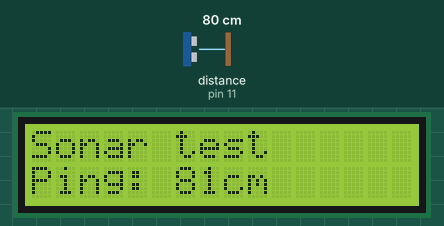
Recording of a sketch running on a simulated Arduino Uno, built with avr-gcc and run on an emulated ATmega328P. On the bench: 16×2 character LCD. The inputs (shaded band) are chosen by the test bench; at power-on: distance to the obstacle (sensor on pin 11) 80 cm. The echo pulse lasts 58.3 µs per cm.

Above: at 1.2 s.
1.3 s: distance to the obstacle (sensor on pin 11) set to 2 cm
At 2.4 s:
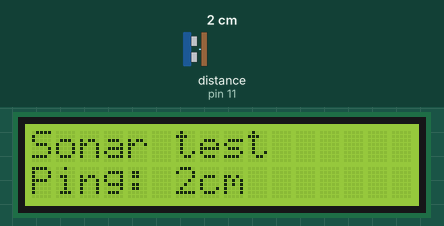
2.8 s: distance to the obstacle (sensor on pin 11) set to 4 cm
At 3.6 s:
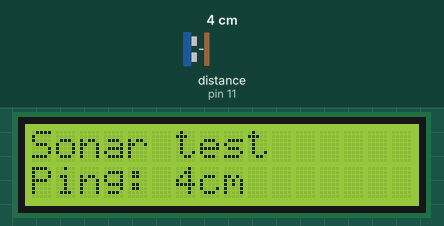
4.3 s: distance to the obstacle (sensor on pin 11) set to 9 cm
At 5.0 s:
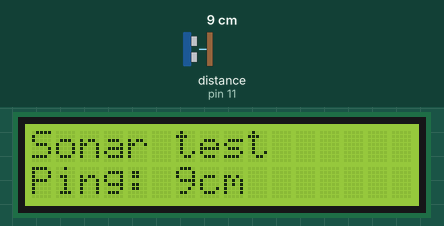
Timing chart, 0 to 7.3 s (numbered marks = the images above; inputs shaded):
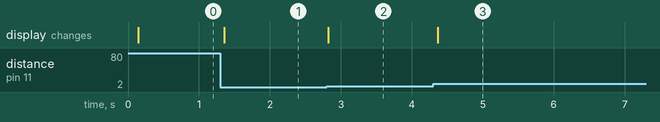

Measured:
- after the input at 1.3 s, the display: changes after 0.05 s (image 1)
- after the input at 2.8 s, the display: changes at once (image 2)
- after the input at 4.3 s, the display: changes after 0.07 s (image 3)

The sketch:

LCD_I2C_HCRS04_test.ino
```cpp
//YWROBOT
//Compatible with the Arduino IDE 1.0
//Library version:1.1
#include <LiquidCrystal_I2C.h>
#include <NewPing.h>
#define TRIGGER_PIN  12
#define ECHO_PIN     11
#define MAX_DISTANCE 200
LiquidCrystal_I2C lcd(0x27,16,2);  // set the LCD address to 0x27 for a 16 chars and 2 line display
NewPing sonar(TRIGGER_PIN, ECHO_PIN, MAX_DISTANCE);

void setup()
{
  lcd.init();                      // initialize the lcd
  // Print a message to the LCD.
  lcd.backlight();
  lcd.setCursor(0,0);
  lcd.print("Sonar test");
  lcd.setCursor(0,1);
  lcd.print("...");
}


void loop()
{
  delay(50);
  lcd.setCursor(0,1);
  lcd.print("Ping: ");
  lcd.print(sonar.ping_cm());
  lcd.print("cm           ");
}
```
